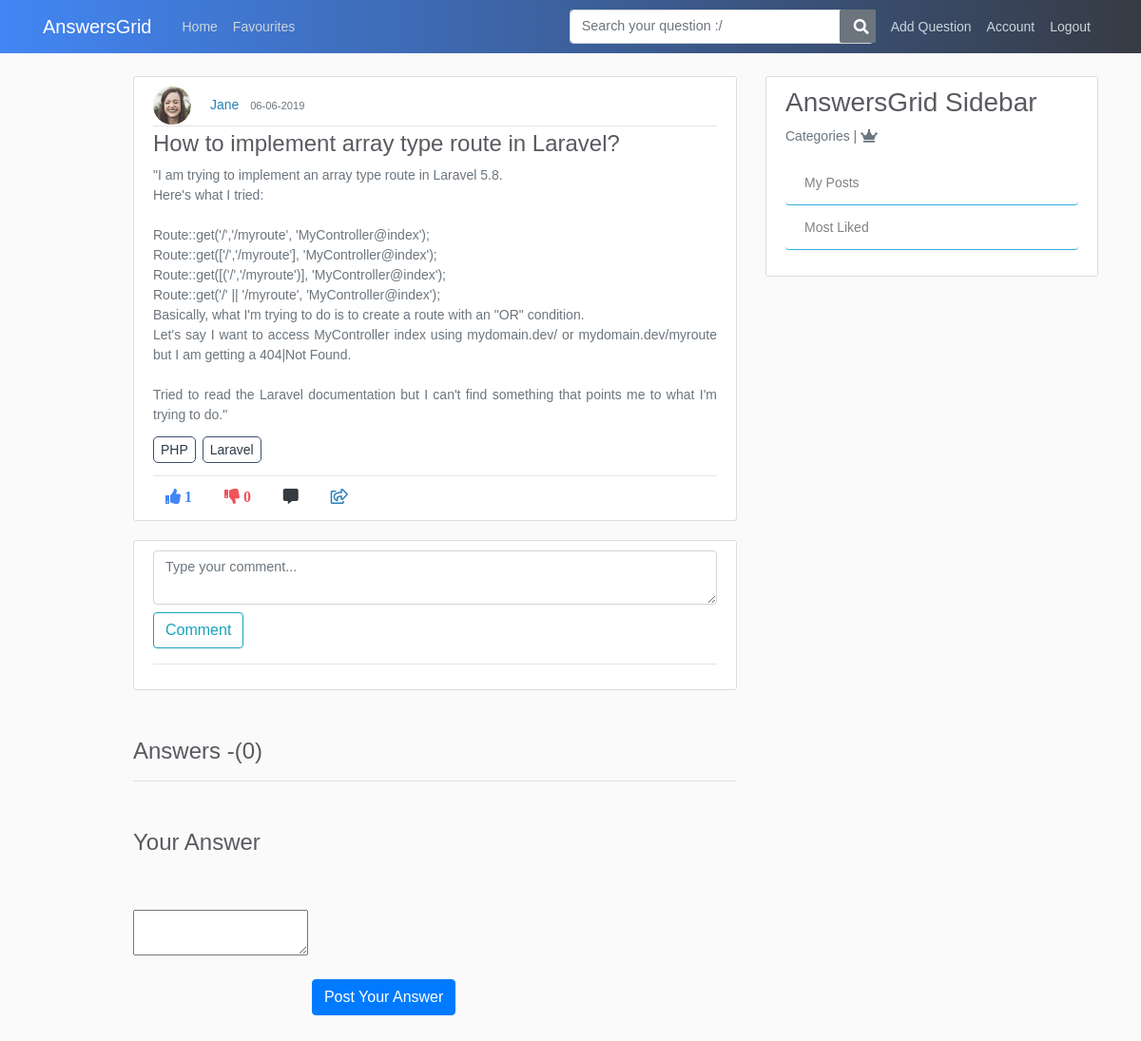
/post/5/comment (signed in), run on the app's committed database.
### application/models.py (models this page shows, shortened)
class User(db.Model, UserMixin):
    id = db.Column(db.Integer, primary_key=True)
    username = db.Column(db.String(20), unique=True, nullable=False)
    email = db.Column(db.String(120), unique=True, nullable=False)
    image_file = db.Column(db.String(20), nullable=False, default='default.jpg')
    password = db.Column(db.String(60), nullable=False)
    posts = db.relationship('Post', backref='author', lazy=True)
    answers = db.relationship('Answer', backref="author", lazy=True)
    comments = db.relationship('Comment', backref='author', lazy=True)
    answercomments = db.relationship('AnswerComment', backref='author', lazy=True)
    favourites = db.relationship('Favourite', backref='author', lazy=True)

class Post(db.Model):
    id = db.Column(db.Integer, primary_key=True)
    title = db.Column(db.String(100), nullable=False)
    content = db.Column(db.Text, nullable=False)
    date_posted = db.Column(db.DateTime, nullable=False, default=datetime.utcnow)
    like_count = db.Column(db.Integer, nullable=False, default=0)
    dislike_count = db.Column(db.Integer, nullable=False, default=0)
    user_id = db.Column(db.Integer, db.ForeignKey('user.id'), nullable=False)
    comments = db.relationship('Comment', backref='commentOnPost', lazy=True)
    answers = db.relationship('Answer', backref='answerOnPost', lazy=True)
    favourites = db.relationship('Favourite', backref='favour_post', lazy=True)

class tagposts(db.Model):
    id = db.Column(db.Integer, primary_key=True, nullable=False)
    post_id = db.Column(db.Integer, db.ForeignKey('post.id'), nullable=False)
    tag_id = db.Column(db.Integer, db.ForeignKey('tags.tag_id'), nullable=False)

class Tags(db.Model):
    tag_id = db.Column(db.Integer, primary_key=True, nullable=False)
    tag_title = db.Column(db.String,nullable=False)

### application/routes.py (the view, shortened to what this page needs)
@app.route("/post/<int:post_id>/comment", methods=['GET', 'POST'])
@login_required
def comment_post(post_id):
    post = Post.query.get_or_404(post_id)
    posts_id = post.id
    joinedTables = db.session.query(tagposts.post_id,tagposts.tag_id,Tags.tag_title,Post.title,Post.user_id,Post.like_count,Post.content).join(Tags).join(Post).all()
    answersCount = db.session.query(Answer).filter(Answer.post_id == post_id).count()
    answers = Answer.query.order_by(Answer.like_count.desc()).all()
    if request.method =='GET':
        comments = Comment.query.filter(Comment.post_id == post_id).order_by(Comment.date_posted.desc())
        return render_template('comment_post.html', title='Comments', post=post, comments=comments, joinedTables=joinedTables, answersCount=answersCount, answers=answers)

### application/models.py (called while the page is built)
@login_manager.user_loader
def load_user(user_id):
    return User.query.get(int(user_id))

### application/templates/comment_post.html (shortened to what this page needs)
{% extends "layout.html" %}
{% block content %}
    <article class="media content-section">
      <div class="media-body">
        <div class="article-metadata">
          <img class="rounded-circle article-img" src="{{ url_for('static', filename='profile_pics/' + post.author.image_file) }}">
          <a class="mr-2" href="{{ url_for('user_posts', username=post.author.username) }}">{{ post.author.username }}</a>
          <small class="text-muted">{{ post.date_posted.strftime('%d-%m-%Y') }}</small>
        </div>
        <h4 class="article-title text-justify">{{ post.title }}</h4>
        <p class="article-content text-justify text-muted">{{ post.content }}</p>
        {% for tag in joinedTables %}
            {% if post.id == tag[0] %}
            <a class="article-content tag-style text-justify" href="{{ url_for('tags', tag_title=tag.tag_title) }}">{{ tag.tag_title }}</a>
            {% endif %}
        {% endfor %}<hr>
            <div class="footRow">
                {%  if current_user.is_authenticated %}
                  <a><i class="fas fa-thumbs-up mr-1 btn upvote"id="/vote/{{post.id}}/{{current_user.id}}" onclick="contentDisp(this);">  {{ post.like_count }} </i></a>
                  <a><i class="fas fa-thumbs-down mr-1 btn upvote" id="/downvote/{{post.id}}/{{current_user.id}}" onclick="contentDisp(this);" >  {{ post.dislike_count }} </i></a>
                  <a href="#commenticon"><i class="fas fa-comment-alt mr-1 btn text-dark" id="comment-btn"></i></a>
                  <a class="a2a_dd" href="https://www.addtoany.com/share"><i class="far fa-share-square btn"></i></a>
                {% endif %}
            </div>
      </div>
    </article>
    <div class="content-section hide-comments">
      <form method="POST" id="comment-form" action="">
        <div class="form-group">
            <textarea class="form-control form-control-lg" id="comment-box" name="comment" placeholder = "Type your comment..." required></textarea>
            <button class="btn btn-outline-info" type="submit">Comment</button>
        </div>
      </form> <hr>
    </div>
    <h4 class="answer-section">Answers -({{ answersCount }})</h4> <hr>
    <div class="summernote-section">
        <h4>Your Answer</h4>
        <form action="{{ url_for('answer', post_id=post.id) }}" method="post">
            <textarea id="summernote" name="editordata" class="mt-5 mb-5" required></textarea>
            <button class="btn btn-primary mt-5 mb-5">Post Your Answer</button>
          </form>
    </div>
{% endblock content %}

### application/static/main.css (style rules this page uses)
body { background: #fafafa; color: #333333; margin-top: 5rem; }
h1, h2, h3, h4, h5, h6 { color: #444444; }
.content-section { background: #ffffff; padding: 10px 20px; border: 1px solid #dddddd; border-radius: 3px; margin-bottom: 20px; }
.article-title { color: #444444; }
.article-content { white-space: pre-line; }
.article-img { height: 40px; width: 40px; margin-right: 16px; }
.article-metadata { padding-bottom: 1px; margin-bottom: 4px; border-bottom: 1px solid #e3e3e3 }

### application/templates/layout.html (style rules this page uses)
body { color: #2e2626; margin-top: 5rem; font-size: 14px; font-weight: unset; line-height: 1.5; font-family: Arial; }
.form-control { display: block; width: 100%; padding: .375rem .75rem; font-size: .9rem; line-height: 1.5; color: #495057; background-color: #fff; background-clip: padding-box; border: 1px solid #ced4da; border-radius: .25rem; transition: border-color .15s ease-in-out,box-shadow .15s ease-in-out; }
img { display: inline; }
.footRow { margin-top: -10px; }
.tag-style { margin-right: 3px; border: 1px solid #3a4e70; padding: 5px 7px; border-radius: 5px; color: #2C3A47 }
a { color: #2980b9; }
textarea { margin-bottom: .5rem; }
.fa-thumbs-up { color: #4286f4; }
.fa-thumbs-down { color: #f1545b }
.answer-section { margin-top: 50px; }
.summernote-section { margin-top: 50px; }
h4,h3 { color: #595a60; }
.article-title { color: #595a60; }

### data on the page
User: image_file (picture), author.username "Jane"
Post: date_posted "06-06-2019", title "How to implement array type route in Laravel?", content "\"I am trying to implement an array type route in Laravel 5.8. Here's what I tried: Route::get('/','/myroute', 'MyController@index'); Route::get(['/','/myroute'], 'MyController@index'); Route::get([('/','/myroute')], 'MyController@index'); Route::get('/' || '/myroute', 'MyController@index'); Basically, what I'm trying to do is to create a route with an \"OR\" condition. Let's say I want to access MyController index using mydomain.dev/ or mydomain.dev/myroute but I am getting a 404|Not Found. Tried to read the Laravel documentation but I can't find something that points me to what I'm trying to do.\"", like_count "1", dislike_count "0"
tagposts: tag_title "PHP"
tagposts: tag_title "Laravel"

### other printed values
{{ answersCount }} "0"
